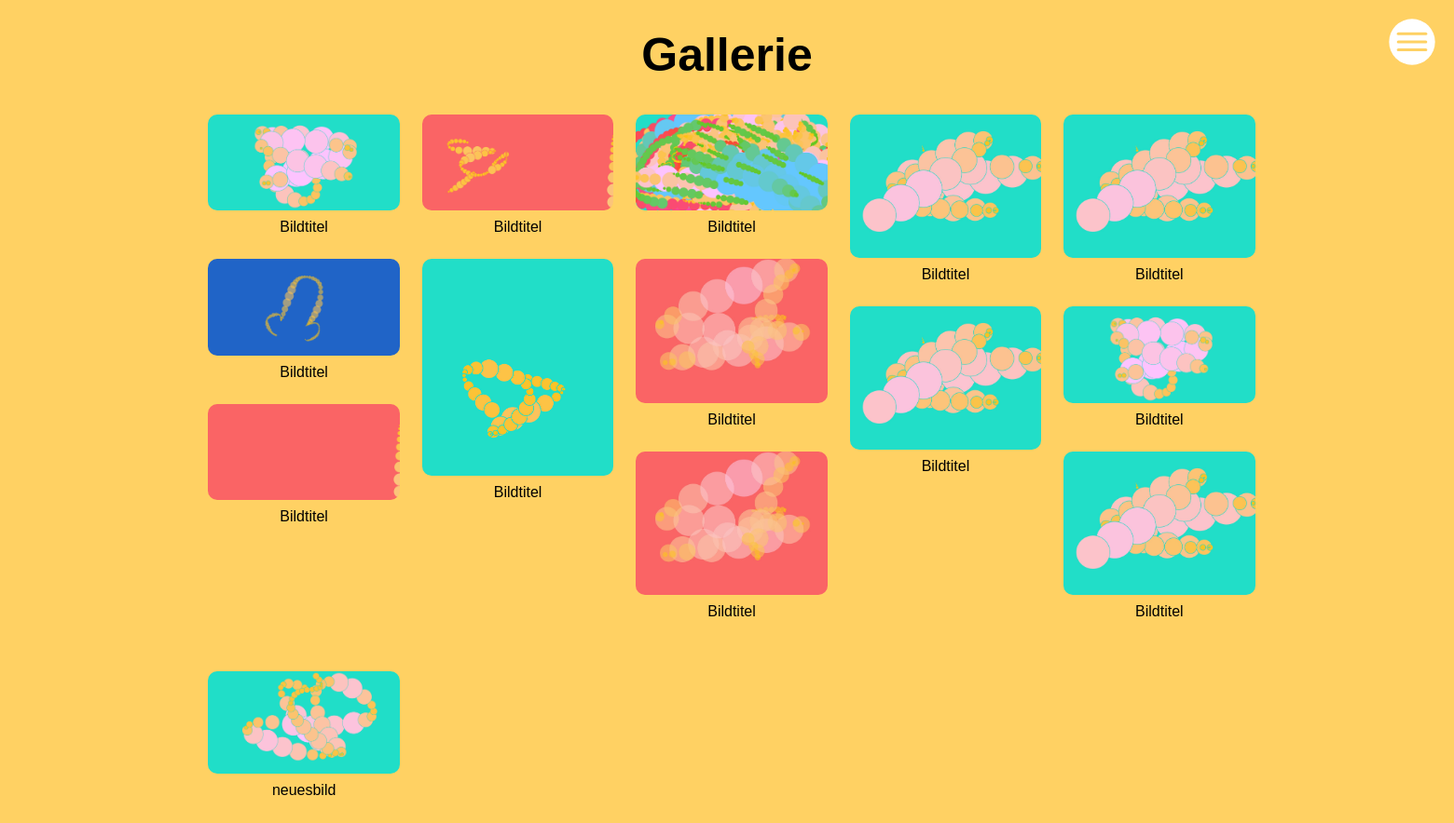
/gallery, run on an earlier commit of the app's database.
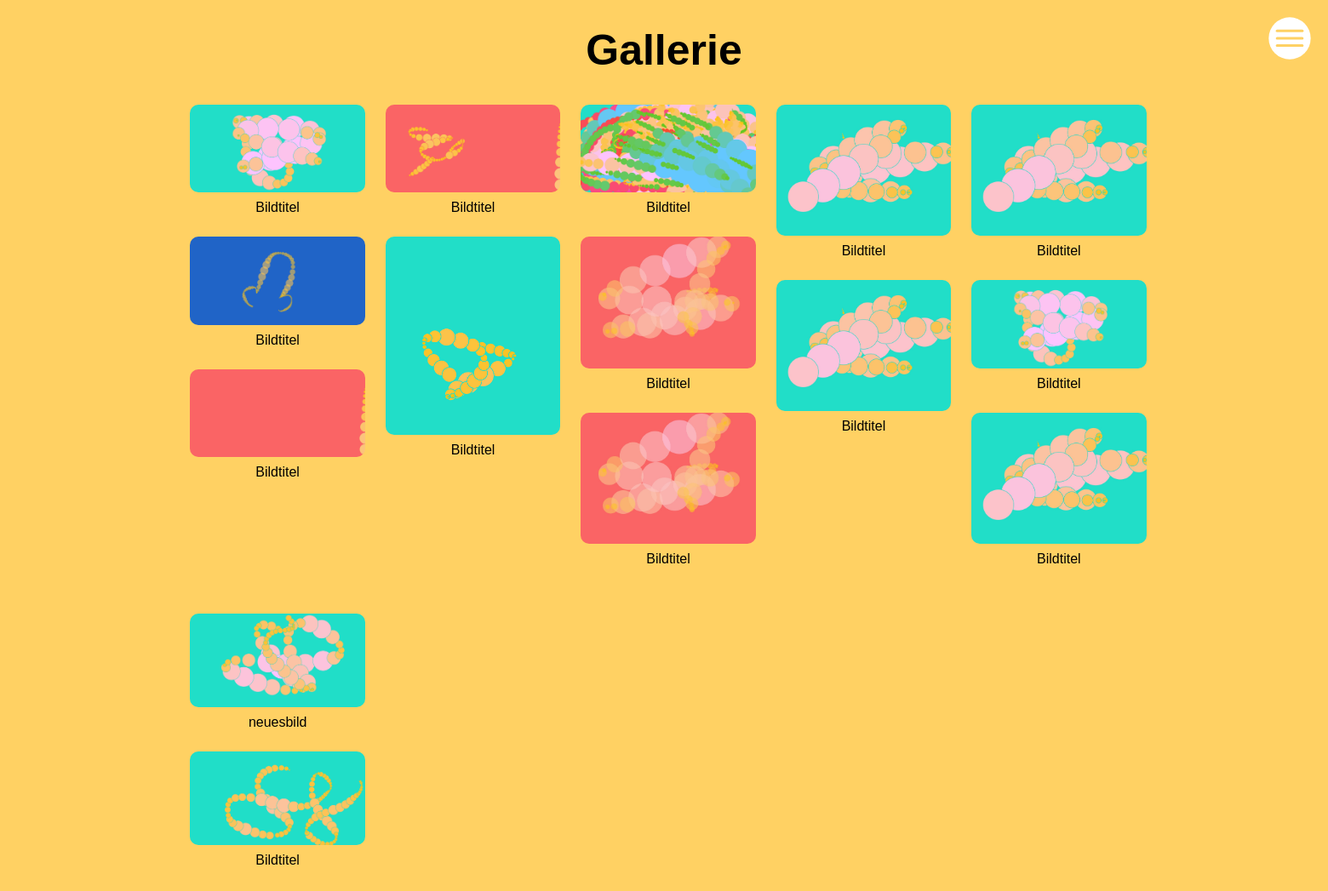
And on a later commit of the database.
### malprogramm/models.py (models this page shows)
class Image(db.Model):
    id = db.Column(db.Integer, primary_key=True, autoincrement=True)
    filename = db.Column(db.String, nullable=False)
    user_id = db.Column(db.Integer, db.ForeignKey('user.id'), nullable=False)
    user = db.relationship('User')

### malprogramm/views.py (the view)
@app.route('/gallery')
def gallery():
    all_images = Image.query.all()
    return render_template('gallery.html', images=all_images)

### malprogramm/templates/gallery.html (shortened to what this page needs)
<!DOCTYPE html>
<html lang="en">
<head>
    <link rel="stylesheet" href="https://use.typekit.net/nwm8nua.css">
    <link rel="stylesheet" href="static/styles.css">
</head>
<body id="body_gallery">
    <button class="nav_menu_button"></button>
    <h1 id="head_gallery">Gallerie</h1>
    <div class="list_gallery">
        <div>
            <img src="/download/myCanvas.jpg">
            <p>Bildtitel</p>
        </div>
        <div>
            <img src="/download/myCanvas(1).jpg">
            <p>Bildtitel</p>
        </div>
        <div>
            <img src="/download/myCanvas(2).jpg">
            <p>Bildtitel</p>
        </div>
        <div>
            <img src="/download/myCanvas(3).jpg">
            <p>Bildtitel</p>
        </div>
        <div>
            <img src="/download/myCanvas(4).jpg">
            <p>Bildtitel</p>
        </div>
        <div>
            <img src="/download/myCanvas(5).jpg">
            <p>Bildtitel</p>
        </div>
        <div>
            <img src="/download/myCanvas (6).jpg">
            <p>Bildtitel</p>
        </div>
        <div>
            <img src="/download/myCanvas (7).jpg">
            <p>Bildtitel</p>
        </div>
        <div>
            <img src="/download/myCanvas (8).jpg">
            <p>Bildtitel</p>
        </div>
        <div>
            <img src="/download/myCanvas (9).jpg">
            <p>Bildtitel</p>
        </div>
        <div>
            <img src="/download/myCanvas (10).jpg">
            <p>Bildtitel</p>
        </div>
        <div>
            <img src="/download/myCanvas.jpg">
            <p>Bildtitel</p>
        </div>
        <div>
            <img src="/download/myCanvas (8).jpg">
            <p>Bildtitel</p>
        </div>
    </div>
    <ul class="list_gallery">
       {% for image in images %}
        <div>
            <img src="/download/{{ image.filename +".png" }}">
            <p>{{ image.filename }}</p>
        </div>
        {% endfor %}
    </ul>
</body>
</html>

### malprogramm/static/styles.css (style rules this page uses)
* { margin: 0px; padding: 0px; }
body { overflow: hidden; }
#body_gallery { font-family: mic-32-new-rounded-web, sans-serif; width: 80%; margin: 0 auto; display: flex; justify-content: center; align-items: center; flex-direction: column; padding-top: 30px; background-color: rgb(255, 209, 99); overflow-y: visible; }
#head_gallery { font-size: 50px; }
.list_gallery { padding-top: 30px; columns: 5 200px; column-gap: 1.5rem; width: 90%; margin: 0 auto; }
.list_gallery div { margin-bottom: 10px; display: inline-block; width: 100%; padding: 5px; }
.list_gallery div img { width: 100%; border-radius: 10px; }
.list_gallery div p { margin: 5px 0; padding: 0; text-align: center; }
.nav_menu_button { width: 50px; height: 50px; right: 20px; top: 20px; position: absolute; z-index: 1000; border: none; background-color: transparent; background-image: url("/static/img_menu/hamburger.svg"); cursor: pointer; }

What changed in the data, as far as the page shows it:
added Image: filename (picture), filename "Bildtitel"
